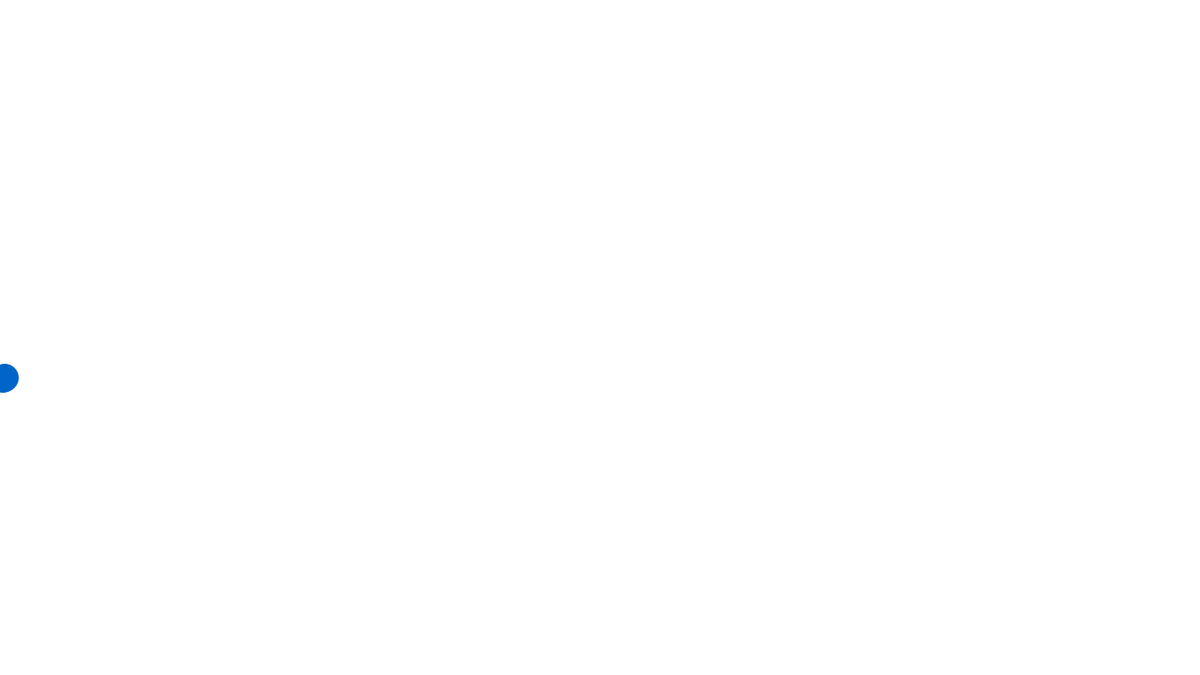
Frame 1 (no input)
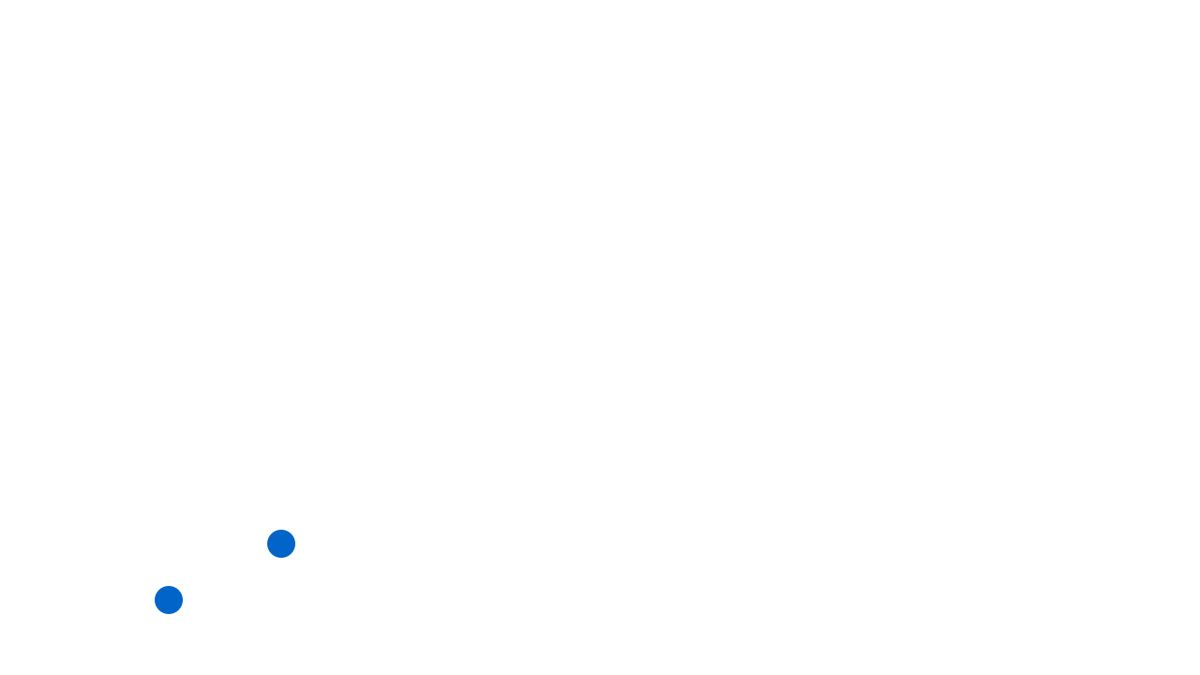
Frame 60 (the mouse pressed at the canvas centre just before this capture)
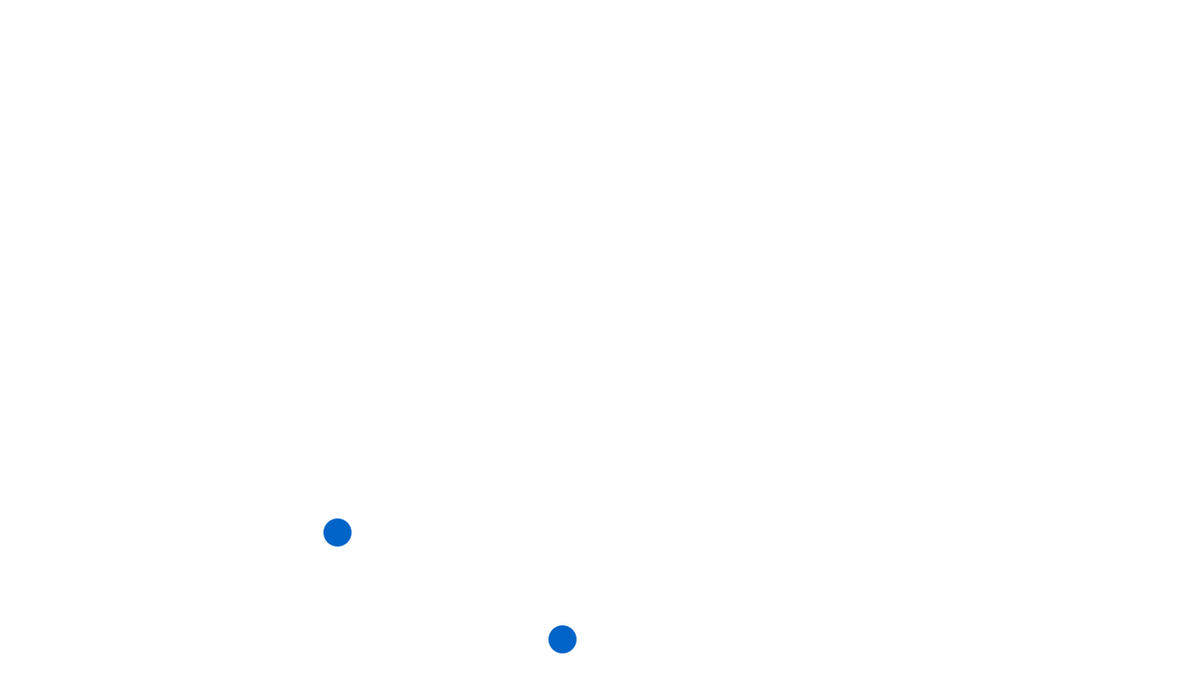
Frame 120 (the mouse held since frame 60 and released just before this capture)

The Processing sketch that drew these frames (run headless with seeded random() and noise(); from frame 60 on, the mouse is pressed at the canvas centre):

// Processing sketch: ballss
// ── ballss.pde
int xWaarde = 0;
int yWaarde = 400;
int aWaarde = 0;
int bWaarde = 400;

int xSpeed = 3;
int ySpeed = 4;

int cA = 0;

int aSpeed = 5;
int bSpeed = 3;

int fps = 60;

void setup(){
size(1280,720);
frameRate(fps);
}
void draw(){
  background(255);

  xWaarde += xSpeed;
  yWaarde += ySpeed;
  aWaarde += aSpeed;
  bWaarde += bSpeed;

  if(xWaarde<= width){
    xSpeed = -xSpeed;
  }
  if(xWaarde >= 0){
    xSpeed = -xSpeed;
  }
  if(yWaarde <= height){
  ySpeed = -ySpeed;
  }
  if(yWaarde >= 0){
  ySpeed = -ySpeed;
  }
  
   if(aWaarde <= width){
    aSpeed = -aSpeed;
  }
  if(aWaarde >= 0){
    aSpeed = -aSpeed;
  }
  if(bWaarde <= height){
  bSpeed = -bSpeed;
  }
  if(bWaarde >= 0){
  bSpeed = -bSpeed;
  }
   noStroke();
   fill(0,100,200);
   ellipse(xWaarde,yWaarde,30,30);
   ellipse(aWaarde,bWaarde,30,30);
}
